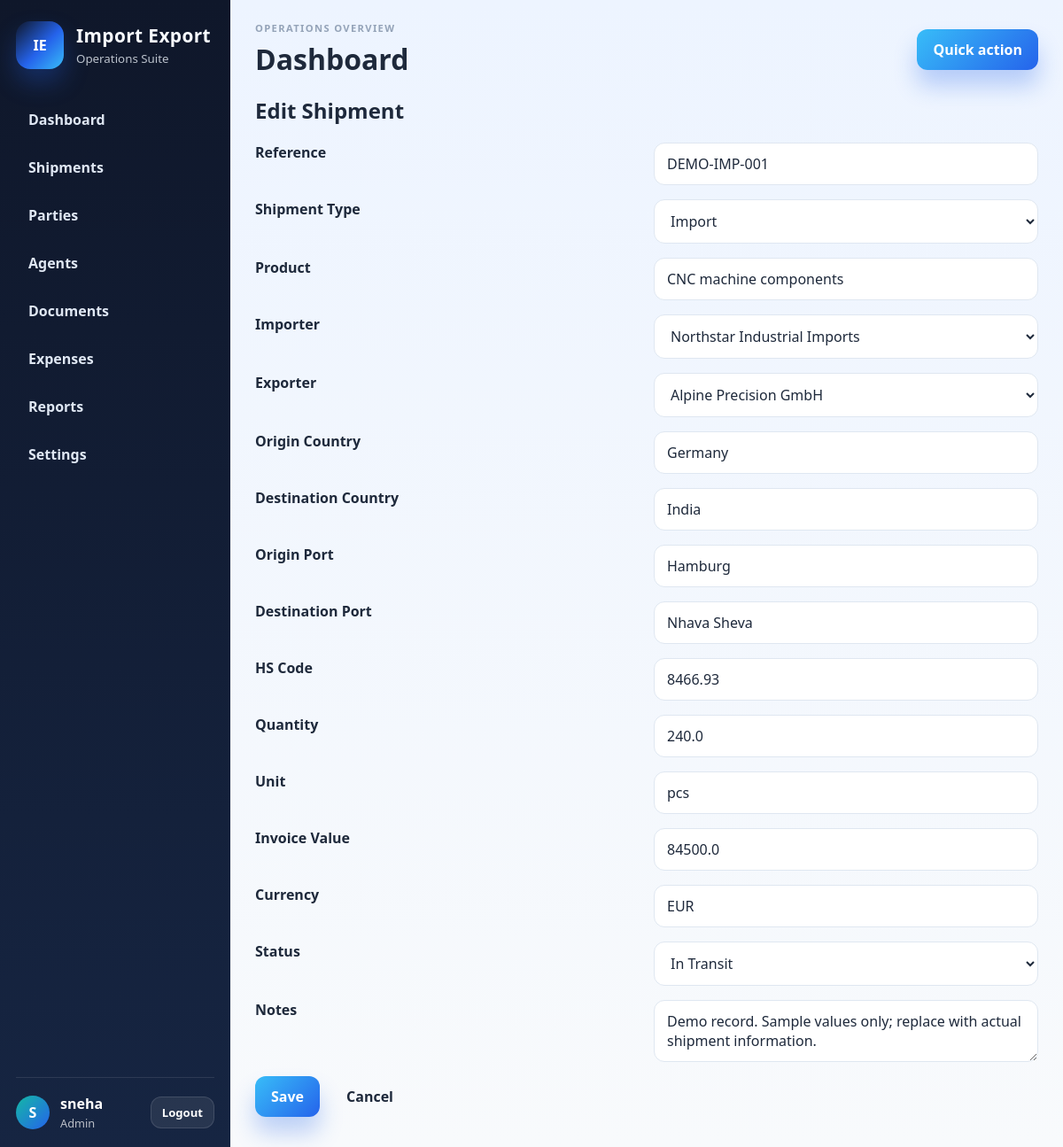
Page /shipments/1/edit (signed in) on the committed database.
### tables this page shows
CREATE TABLE shipments (
        id INTEGER PRIMARY KEY AUTOINCREMENT,
        reference_no TEXT NOT NULL UNIQUE,
        shipment_type TEXT NOT NULL CHECK(shipment_type IN ('Import', 'Export')),
        product_description TEXT NOT NULL,
        importer_id INTEGER,
        exporter_id INTEGER,
        origin_country TEXT,
        destination_country TEXT,
        origin_port TEXT,
        destination_port TEXT,
        hs_code TEXT,
        quantity REAL,
        unit TEXT,
        invoice_value REAL,
        currency TEXT,
        exchange_rate REAL,
        invoice_no TEXT,
        invoice_date TEXT,
        shipment_date TEXT,
        expected_arrival TEXT,
        actual_arrival TEXT,
        container_no TEXT,
        bl_awb_no TEXT,
        transport_mode TEXT,
        carrier TEXT,
        agent_id INTEGER,
        assigned_staff TEXT,
        shipment_status TEXT NOT NULL DEFAULT 'Pending',
        notes TEXT,
        created_at TEXT NOT NULL DEFAULT CURRENT_TIMESTAMP,
        updated_at TEXT NOT NULL DEFAULT CURRENT_TIMESTAMP,
        FOREIGN KEY (importer_id) REFERENCES parties(id),
        FOREIGN KEY (exporter_id) REFERENCES parties(id),
        FOREIGN KEY (agent_id) REFERENCES agents(id)
    );

CREATE TABLE parties (
        id INTEGER PRIMARY KEY AUTOINCREMENT,
        company_name TEXT NOT NULL,
        party_type TEXT NOT NULL,
        contact_person TEXT,
        email TEXT,
        telephone TEXT,
        address TEXT,
        country TEXT,
        tax_id TEXT,
        notes TEXT,
        created_at TEXT NOT NULL DEFAULT CURRENT_TIMESTAMP,
        updated_at TEXT NOT NULL DEFAULT CURRENT_TIMESTAMP
    );

### app/routes/shipments.py (the view, shortened to what this page needs)
@shipments_bp.route('/shipments/<int:shipment_id>/edit', methods=['GET', 'POST'])
@login_required
@csrf_required
def edit_shipment(shipment_id):
    db = get_db()
    shipment = db.execute('SELECT * FROM shipments WHERE id = ?', (shipment_id,)).fetchone()
    if not shipment:
        flash('Shipment not found.', 'error')
        return redirect('/shipments')
    if request.method == 'GET':
        parties = db.execute('SELECT id, company_name FROM parties ORDER BY company_name').fetchall()
        agents = db.execute('SELECT id, company_name FROM agents ORDER BY company_name').fetchall()
        return render_template('shipments/form.html', shipment=shipment, parties=parties, agents=agents)

### app/db.py (called while the page is built)
def get_db():
    if 'db' not in g:
        conn = sqlite3.connect(current_app.config['DATABASE_PATH'])
        conn.row_factory = sqlite3.Row
        conn.execute('PRAGMA foreign_keys = ON')
        g.db = conn
    return g.db

### app/templates/shipments/form.html (shortened to what this page needs)
{% extends 'base.html' %}
{% block content %}
<h2>{% if shipment %}Edit Shipment{% else %}New Shipment{% endif %}</h2>
<form method="post" class="form-grid">
    <label>Reference</label><input type="text" name="reference_no" value="{{ shipment.reference_no if shipment else '' }}" required>
    <label>Shipment Type</label>
    <select name="shipment_type">
        <option value="Import" {% if shipment and shipment.shipment_type == 'Import' %}selected{% endif %}>Import</option>
    </select>
    <label>Product</label><input type="text" name="product_description" value="{{ shipment.product_description if shipment else '' }}" required>
    <label>Importer</label>
    <select name="importer_id">
        {% for party in parties %}<option value="{{ party.id }}" {% if shipment and shipment.importer_id == party.id %}selected{% endif %}>{{ party.company_name }}</option>{% endfor %}
    </select>
    <label>Exporter</label>
    <select name="exporter_id">
        {% for party in parties %}<option value="{{ party.id }}" {% if shipment and shipment.exporter_id == party.id %}selected{% endif %}>{{ party.company_name }}</option>{% endfor %}
    </select>
    <label>Origin Country</label><input type="text" name="origin_country" value="{{ shipment.origin_country if shipment else '' }}">
    <label>Destination Country</label><input type="text" name="destination_country" value="{{ shipment.destination_country if shipment else '' }}">
    <label>Origin Port</label><input type="text" name="origin_port" value="{{ shipment.origin_port if shipment else '' }}">
    <label>Destination Port</label><input type="text" name="destination_port" value="{{ shipment.destination_port if shipment else '' }}">
    <label>HS Code</label><input type="text" name="hs_code" value="{{ shipment.hs_code if shipment else '' }}">
    <label>Quantity</label><input type="text" name="quantity" value="{{ shipment.quantity if shipment else '' }}">
    <label>Unit</label><input type="text" name="unit" value="{{ shipment.unit if shipment else '' }}">
    <label>Invoice Value</label><input type="text" name="invoice_value" value="{{ shipment.invoice_value if shipment else '' }}">
    <label>Currency</label><input type="text" name="currency" value="{{ shipment.currency if shipment else 'USD' }}">
    <label>Status</label>
    <select name="shipment_status">
        <option value="In Transit" {% if shipment and shipment.shipment_status == 'In Transit' %}selected{% endif %}>In Transit</option>
    </select>
    <label>Notes</label><textarea name="notes">{{ shipment.notes if shipment else '' }}</textarea>
    <div class="form-actions"><button type="submit" class="btn btn-primary">Save</button><a href="/shipments" class="btn">Cancel</a></div>
</form>
{% endblock %}

### app/static/css/style.css (style rules this page uses)
:root { --navy-900: #0f172a; --navy-800: #162542; --navy-700: #1d3a5f; --blue-500: #2563eb; --blue-600: #1d4ed8; --teal-500: #14b8a6; --green-500: #22c55e; --gold-500: #f59e0b; --purple-500: #8b5cf6; --slate-50: #f8fafc; --slate-100: #eef2f7; --slate-200: #dfe7f1; --slate-400: #94a3b8; --slate-600: #475569; --slate-800: #1e293b; --danger-100: #fee2e2; --danger-700: #b91c1c; --success-100: #dcfce7; --success-700: #166534; }
* { box-sizing: border-box; }
body { margin: 0; font-family: "Segoe UI", Tahoma, Geneva, Verdana, sans-serif; background: linear-gradient(180deg, #edf4ff 0%, #f8fafc 100%); color: var(--slate-800); }
a { color: var(--blue-600); text-decoration: none; }
button, input, select, textarea { font: inherit; }
label { display: block; font-weight: 600; color: rgba(226, 232, 240, 0.9); }
input, select, textarea { width: 100%; border: 1px solid rgba(148, 163, 184, 0.35); background: rgba(15, 23, 42, 0.35); border-radius: 12px; padding: 12px 14px; color: #f8fbff; transition: border-color 0.2s ease, box-shadow 0.2s ease, background 0.2s ease; }
input::placeholder { color: rgba(191, 219, 254, 0.7); }
.app-shell label { color: var(--slate-800); }
.app-shell input, .app-shell select, .app-shell textarea { color: var(--slate-800); background: #ffffff; border-color: var(--slate-200); }
.app-shell input::placeholder, .app-shell textarea::placeholder { color: var(--slate-400); }
.app-shell select option { color: var(--slate-800); background: #ffffff; }
.app-shell .btn:not(.btn-primary):not(.btn-secondary) { color: var(--slate-800); }
button, .btn { display: inline-flex; align-items: center; justify-content: center; border: none; border-radius: 12px; padding: 12px 18px; font-weight: 700; cursor: pointer; transition: transform 0.2s ease, box-shadow 0.2s ease; }
.btn-primary { background: linear-gradient(135deg, #38bdf8, #2563eb); color: white; box-shadow: 0 18px 26px rgba(37,99,235,0.28); }
.form-grid { max-width: 900px; display: grid; grid-template-columns: repeat(2, minmax(220px, 1fr)); gap: 16px; }
.form-grid .form-actions { grid-column: 1 / -1; display: flex; gap: 12px; }

### rows in the picture
shipments: reference_no "DEMO-IMP-001", shipment_type "Import", product_description "CNC machine components", importer_id "Northstar Industrial Imports", exporter_id "Alpine Precision GmbH", origin_country "Germany", destination_country "India", origin_port "Hamburg", destination_port "Nhava Sheva", hs_code "8466.93", quantity "240.0", unit "pcs", invoice_value "84500.0", currency "EUR", shipment_status "In Transit", notes "Demo record. Sample values only; replace with actual shipment information."

### other values in the picture
{{ session.get('username')[0].upper() }} "S"
{{ session.get('username') }} "sneha"
{{ session.get('role') | title }} "Admin"
